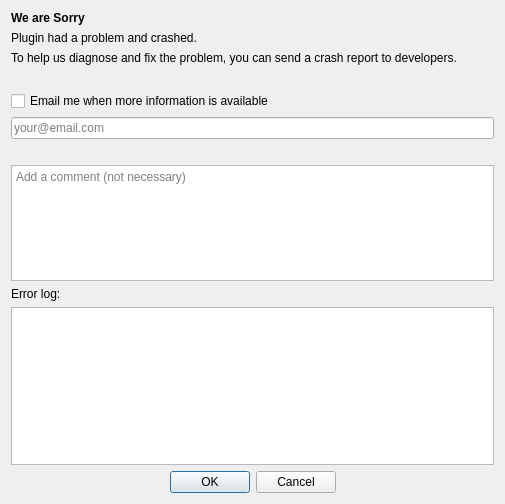
<?xml version="1.0" encoding="UTF-8"?>
<ui version="4.0">
 <class>Dialog</class>
 <widget class="QDialog" name="Dialog">
  <property name="geometry">
   <rect>
    <x>0</x>
    <y>0</y>
    <width>505</width>
    <height>504</height>
   </rect>
  </property>
  <property name="windowTitle">
   <string>Crash Reporter</string>
  </property>
  <layout class="QVBoxLayout" name="verticalLayout">
   <item>
    <widget class="QLabel" name="label_1">
     <property name="font">
      <font>
       <weight>75</weight>
       <bold>true</bold>
      </font>
     </property>
     <property name="text">
      <string>We are Sorry</string>
     </property>
    </widget>
   </item>
   <item>
    <widget class="QLabel" name="label_3">
     <property name="text">
      <string>Plugin had a problem and crashed.</string>
     </property>
    </widget>
   </item>
   <item>
    <widget class="QLabel" name="label_4">
     <property name="text">
      <string>To help us diagnose and fix the problem, you can send a crash report to developers.</string>
     </property>
    </widget>
   </item>
   <item>
    <spacer name="verticalSpacer">
     <property name="orientation">
      <enum>Qt::Vertical</enum>
     </property>
     <property name="sizeType">
      <enum>QSizePolicy::Minimum</enum>
     </property>
     <property name="sizeHint" stdset="0">
      <size>
       <width>20</width>
       <height>20</height>
      </size>
     </property>
    </spacer>
   </item>
   <item>
    <widget class="QCheckBox" name="email_checkBox">
     <property name="text">
      <string>Email me when more information is available</string>
     </property>
    </widget>
   </item>
   <item>
    <widget class="QLineEdit" name="email_lineEdit">
     <property name="enabled">
      <bool>true</bool>
     </property>
     <property name="text">
      <string/>
     </property>
     <property name="placeholderText">
      <string>your@email.com</string>
     </property>
    </widget>
   </item>
   <item>
    <spacer name="verticalSpacer_2">
     <property name="orientation">
      <enum>Qt::Vertical</enum>
     </property>
     <property name="sizeType">
      <enum>QSizePolicy::Minimum</enum>
     </property>
     <property name="sizeHint" stdset="0">
      <size>
       <width>20</width>
       <height>20</height>
      </size>
     </property>
    </spacer>
   </item>
   <item>
    <widget class="QPlainTextEdit" name="plainTextEdit">
     <property name="maximumSize">
      <size>
       <width>16777215</width>
       <height>150</height>
      </size>
     </property>
     <property name="placeholderText">
      <string>Add a comment (not necessary)</string>
     </property>
    </widget>
   </item>
   <item>
    <widget class="QLabel" name="label">
     <property name="text">
      <string>Error log:</string>
     </property>
    </widget>
   </item>
   <item>
    <widget class="QTextBrowser" name="textBrowser">
     <property name="enabled">
      <bool>true</bool>
     </property>
     <property name="mouseTracking">
      <bool>true</bool>
     </property>
     <property name="autoFillBackground">
      <bool>false</bool>
     </property>
     <property name="html">
      <string>&lt;!DOCTYPE HTML PUBLIC &quot;-//W3C//DTD HTML 4.0//EN&quot; &quot;http://www.w3.org/TR/REC-html40/strict.dtd&quot;&gt;
&lt;html&gt;&lt;head&gt;&lt;meta name=&quot;qrichtext&quot; content=&quot;1&quot; /&gt;&lt;style type=&quot;text/css&quot;&gt;
p, li { white-space: pre-wrap; }
&lt;/style&gt;&lt;/head&gt;&lt;body style=&quot; font-family:'MS Shell Dlg 2'; font-size:7.8pt; font-weight:400; font-style:normal;&quot;&gt;
&lt;p style=&quot;-qt-paragraph-type:empty; margin-top:0px; margin-bottom:0px; margin-left:0px; margin-right:0px; -qt-block-indent:0; text-indent:0px; font-size:8.25pt;&quot;&gt;&lt;br /&gt;&lt;/p&gt;&lt;/body&gt;&lt;/html&gt;</string>
     </property>
    </widget>
   </item>
   <item>
    <widget class="QDialogButtonBox" name="buttonBox">
     <property name="layoutDirection">
      <enum>Qt::LeftToRight</enum>
     </property>
     <property name="orientation">
      <enum>Qt::Horizontal</enum>
     </property>
     <property name="standardButtons">
      <set>QDialogButtonBox::Cancel|QDialogButtonBox::Ok</set>
     </property>
     <property name="centerButtons">
      <bool>true</bool>
     </property>
    </widget>
   </item>
  </layout>
 </widget>
 <resources/>
 <connections/>
</ui>
